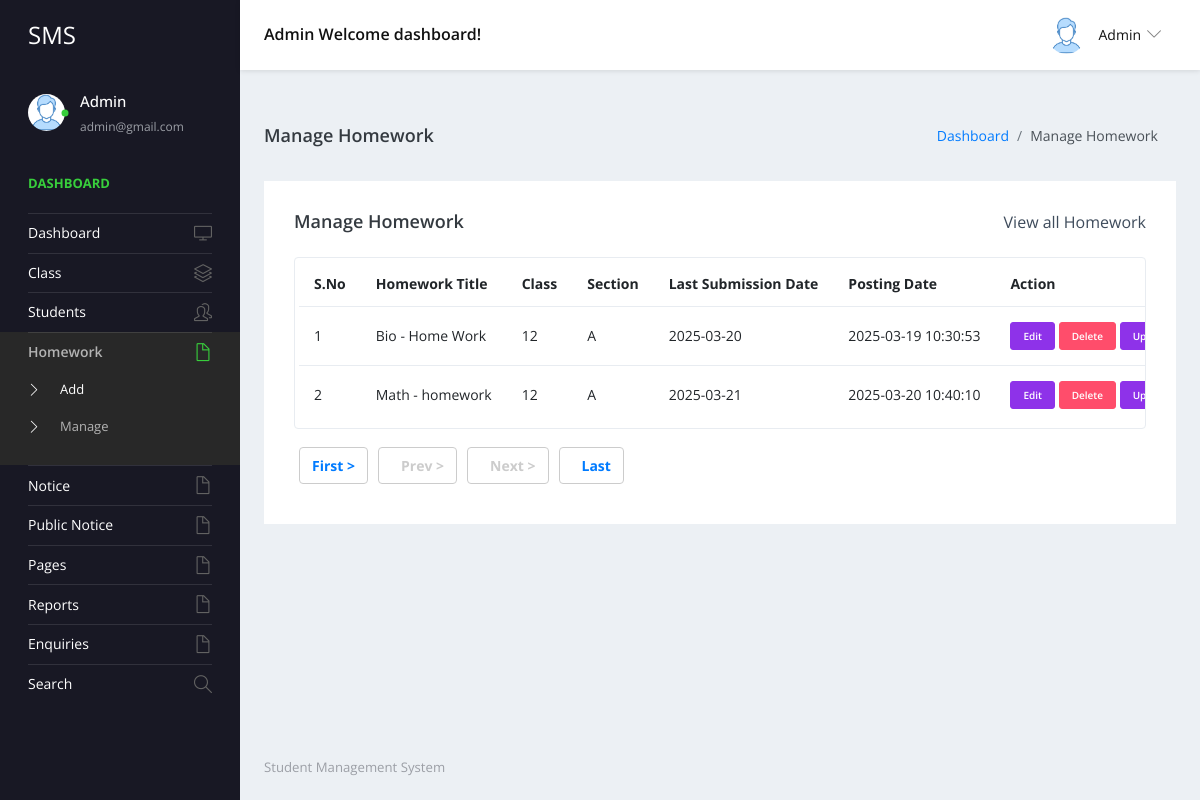
The page /admin/manage-homeworks.php (signed in) on the database its author committed.
### tables this page shows
CREATE TABLE `tblhomework` (
  `id` int(11) NOT NULL,
  `homeworkTitle` mediumtext DEFAULT NULL,
  `classId` int(11) DEFAULT NULL,
  `homeworkDescription` longtext DEFAULT NULL,
  `postingDate` timestamp NULL DEFAULT current_timestamp(),
  `lastDateofSubmission` date DEFAULT NULL
);

CREATE TABLE `tblclass` (
  `ID` int(5) NOT NULL,
  `ClassName` varchar(50) DEFAULT NULL,
  `Section` varchar(20) DEFAULT NULL,
  `CreationDate` timestamp NULL DEFAULT current_timestamp()
);

### admin/manage-homeworks.php (the view, shortened to what this page needs)
<?php
include('includes/dbconnection.php');
if (strlen($_SESSION['sturecmsaid']==0)) {
  header('location:logout.php');
  } else{
?>
<!DOCTYPE html>
<html lang="en">
  <head>
    <link rel="stylesheet" href="vendors/simple-line-icons/css/simple-line-icons.css">
    <link rel="stylesheet" href="vendors/flag-icon-css/css/flag-icon.min.css">
    <link rel="stylesheet" href="vendors/css/vendor.bundle.base.css">
    <link rel="stylesheet" href="./vendors/daterangepicker/daterangepicker.css">
    <link rel="stylesheet" href="./vendors/chartist/chartist.min.css">
    <link rel="stylesheet" href="./css/style.css">
  </head>
  <body>
    <div class="container-scroller">
     <?php include_once('includes/header.php');?>
      <div class="container-fluid page-body-wrapper">
        <?php include_once('includes/sidebar.php');?>
        <div class="main-panel">
          <div class="content-wrapper">
             <div class="page-header">
              <h3 class="page-title"> Manage Homework </h3>
              <nav aria-label="breadcrumb">
                <ol class="breadcrumb">
                  <li class="breadcrumb-item"><a href="dashboard.php">Dashboard</a></li>
                  <li class="breadcrumb-item active" aria-current="page"> Manage Homework</li>
                </ol>
              </nav>
            </div>
            <div class="row">
              <div class="col-md-12 grid-margin stretch-card">
                <div class="card">
                  <div class="card-body">
                    <div class="d-sm-flex align-items-center mb-4">
                      <h4 class="card-title mb-sm-0">Manage Homework</h4>
                      <a href="#" class="text-dark ml-auto mb-3 mb-sm-0"> View all Homework</a>
                    </div>
                    <div class="table-responsive border rounded p-1">
                      <table class="table">
                        <thead>
                          <tr>
                            <th class="font-weight-bold">S.No</th>
                            <th class="font-weight-bold">Homework Title</th>
                            <th class="font-weight-bold">Class</th>
                            <th class="font-weight-bold">Section</th>
                            <th class="font-weight-bold">Last Submission Date</th>
                            <th class="font-weight-bold">Posting Date</th>
                            <th class="font-weight-bold">Action</th>
                          </tr>
                        </thead>
                        <tbody>
                           <?php
                           if (isset($_GET['pageno'])) {
            $pageno = $_GET['pageno'];
        } else {
            $pageno = 1;
        }
        $no_of_records_per_page =15;
 if (isset($_GET['page_no']) && $_GET['page_no']!="") {
  $page_no = $_GET['page_no'];
  } else {
    $page_no = 1;
        }
  $total_records_per_page = 10;
    $offset = ($page_no-1) * $total_records_per_page;
       $ret = "SELECT ID FROM tblhomework";
$query1 = $dbh -> prepare($ret);
$query1->execute();
$total_rows=$query1->rowCount();
$total_pages = ceil($total_rows / $no_of_records_per_page);
$sql="SELECT tblclass.ID,tblclass.ClassName,tblclass.Section,tblhomework.homeworkTitle,tblhomework.postingDate,tblhomework.lastDateofSubmission,tblhomework.id as hwid from tblhomework join tblclass on tblclass.ID=tblhomework.classId LIMIT $offset, $no_of_records_per_page";
$query = $dbh -> prepare($sql);
$query->execute();
$results=$query->fetchAll(PDO::FETCH_OBJ);
$cnt=1;
if($query->rowCount() > 0)
{
foreach($results as $row)
{               ?>
                          <tr>
                            <td><?php echo htmlentities($cnt);?></td>
                            <td><?php  echo htmlentities($row->homeworkTitle);?></td>
                            <td><?php  echo htmlentities($row->ClassName);?></td>
                            <td><?php  echo htmlentities($row->Section);?></td>
                             <td><?php  echo htmlentities($row->lastDateofSubmission);?></td>
                            <td><?php  echo htmlentities($row->postingDate);?></td>
                            <td>
                              <div><a href="edit-homework.php?hwid=<?php echo htmlentities ($row->hwid);?>" class="btn btn-info btn-xs"  target="blank">Edit</a>
                                               <a href="manage-homeworks.php?delid=<?php echo ($row->hwid);?>" onclick="return confirm('Do you really want to Delete ?');" class="btn btn-danger btn-xs"> Delete</a>
<a href="uploaded-hw.php?hwid=<?php echo htmlentities ($row->hwid);?>" class="btn btn-info btn-xs"  target="blank">Uploaded HW</a>
                                             </div>
                            </td>
                          </tr><?php $cnt=$cnt+1;}} else {?>
                            <tr>
                              <th colspan="4" style="color:red;">No Record Found</th>
                            </tr>
                          <?php } ?>
                        </tbody>
                      </table>
                    </div>
                   <div align="left" class="mt-4">
    <ul class="pagination" >
        <li><a href="?pageno=1"><strong>First ></strong></a></li>
        <li class="<?php if($pageno <= 1){ echo 'disabled'; } ?>">
            <a href="<?php if($pageno <= 1){ echo '#'; } else { echo "?pageno=".($pageno - 1); } ?>"><strong style="padding-left: 10px">Prev ></strong></a>
        </li>
        <li class="<?php if($pageno >= $total_pages){ echo 'disabled'; } ?>">
            <a href="<?php if($pageno >= $total_pages){ echo '#'; } else { echo "?pageno=".($pageno + 1); } ?>"><strong style="padding-left: 10px">Next ></strong></a>
        </li>
        <li><a href="?pageno=<?php echo $total_pages; ?>"><strong style="padding-left: 10px">Last</strong></a></li>
    </ul>
</div>
                  </div>
                </div>
              </div>
            </div>
          </div>
         <?php include_once('includes/footer.php');?>
        </div>
      </div>
    </div>
  </body>
</html><?php }  ?>

### admin/includes/header.php (shortened to what this page needs)
 <nav class="navbar default-layout-navbar col-lg-12 col-12 p-0 fixed-top d-flex flex-row">
        <div class="navbar-brand-wrapper d-flex align-items-center">
          <a class="navbar-brand brand-logo" href="dashboard.php">
            <strong style="color: white;">SMS</strong>
          </a>
        </div><?php
         $aid= $_SESSION['sturecmsaid'];
$sql="SELECT * from tbladmin where ID=:aid";
$query = $dbh -> prepare($sql);
$query->bindParam(':aid',$aid,PDO::PARAM_STR);
$query->execute();
$results=$query->fetchAll(PDO::FETCH_OBJ);
$cnt=1;
if($query->rowCount() > 0)
{
foreach($results as $row)
{               ?>
        <div class="navbar-menu-wrapper d-flex align-items-center flex-grow-1">
          <h5 class="mb-0 font-weight-medium d-none d-lg-flex"><?php  echo htmlentities($row->AdminName);?> Welcome dashboard!</h5>
          <ul class="navbar-nav navbar-nav-right ml-auto">
            <li class="nav-item dropdown d-none d-xl-inline-flex user-dropdown">
              <a class="nav-link dropdown-toggle" id="UserDropdown" href="#" data-toggle="dropdown" aria-expanded="false">
                <img class="img-xs rounded-circle ml-2" src="images/faces/face8.jpg" alt="Profile image"> <span class="font-weight-normal"> <?php  echo htmlentities($row->AdminName);?> </span></a>
                <?php $cnt=$cnt+1;}} ?>
            </li>
          </ul>
        </div>
      </nav>

### admin/includes/sidebar.php (shortened to what this page needs)
<nav class="sidebar sidebar-offcanvas" id="sidebar">
          <ul class="nav">
            <li class="nav-item nav-profile">
              <a href="#" class="nav-link">
                <div class="profile-image">
                  <img class="img-xs rounded-circle" src="images/faces/face8.jpg" alt="profile image">
                  <div class="dot-indicator bg-success"></div>
                </div>
                <div class="text-wrapper">
                  <?php
         $aid= $_SESSION['sturecmsaid'];
$sql="SELECT * from tbladmin where ID=:aid";
$query = $dbh -> prepare($sql);
$query->bindParam(':aid',$aid,PDO::PARAM_STR);
$query->execute();
$results=$query->fetchAll(PDO::FETCH_OBJ);
$cnt=1;
if($query->rowCount() > 0)
{
foreach($results as $row)
{               ?>
                  <p class="profile-name"><?php  echo htmlentities($row->AdminName);?></p>
                  <p class="designation"><?php  echo htmlentities($row->Email);?></p><?php $cnt=$cnt+1;}} ?>
                </div>
              </a>
            </li>
            <li class="nav-item nav-category">
              <span class="nav-link">Dashboard</span>
            </li>
            <li class="nav-item">
              <a class="nav-link" href="dashboard.php">
                <span class="menu-title">Dashboard</span>
                <i class="icon-screen-desktop menu-icon"></i>
              </a>
            </li>
            <li class="nav-item">
              <a class="nav-link" data-toggle="collapse" href="#ui-basic" aria-expanded="false" aria-controls="ui-basic">
                <span class="menu-title">Class</span>
                <i class="icon-layers menu-icon"></i>
              </a>
            </li>
            <li class="nav-item">
              <a class="nav-link" data-toggle="collapse" href="#ui-basic1" aria-expanded="false" aria-controls="ui-basic1">
                <span class="menu-title">Students</span>
                <i class="icon-people menu-icon"></i>
              </a>
            </li>
 <li class="nav-item">
              <a class="nav-link" data-toggle="collapse" href="#hw" aria-expanded="false" aria-controls="hw">
                <span class="menu-title">Homework</span>
                <i class="icon-doc menu-icon"></i>
              </a>
              <div class="collapse" id="hw">
                <ul class="nav flex-column sub-menu">
                  <li class="nav-item"> <a class="nav-link" href="add-homework.php">Add </a></li>
                  <li class="nav-item"> <a class="nav-link" href="manage-homeworks.php">Manage</a></li>
                </ul>
              </div>
            </li>
            <li class="nav-item">
              <a class="nav-link" data-toggle="collapse" href="#auth" aria-expanded="false" aria-controls="auth">
                <span class="menu-title">Notice</span>
                <i class="icon-doc menu-icon"></i>
              </a>
            </li>
            <li class="nav-item">
              <a class="nav-link" data-toggle="collapse" href="#auth1" aria-expanded="false" aria-controls="auth">
                <span class="menu-title">Public Notice</span>
                <i class="icon-doc menu-icon"></i>
              </a>
              <li class="nav-item">
              <a class="nav-link" data-toggle="collapse" href="#auth2" aria-expanded="false" aria-controls="auth">
                <span class="menu-title">Pages</span>
                <i class="icon-doc menu-icon"></i>
              </a>
            </li>
      <li class="nav-item">
              <a class="nav-link" data-toggle="collapse" href="#auth22" aria-expanded="false" aria-controls="auth2">
                <span class="menu-title">Reports</span>
                <i class="icon-doc menu-icon"></i>
              </a>
            </li>
            <li class="nav-item">
              <a class="nav-link" data-toggle="collapse" href="#auth23" aria-expanded="false" aria-controls="auth2">
                <span class="menu-title">Enquiries</span>
                <i class="icon-doc menu-icon"></i>
              </a>
            </li>
            <li class="nav-item">
              <a class="nav-link" href="search.php">
                <span class="menu-title">Search</span>
                <i class="icon-magnifier menu-icon"></i>
              </a>
            </li>
            </li>
          </ul>
        </nav>

### rows shown on the page
tblhomework: homeworkTitle "Bio - Home Work", classId.ClassName "12", classId.Section "A", lastDateofSubmission "2025-03-20", postingDate "2025-03-19 10:30:53"
tblhomework: homeworkTitle "Math - homework", classId.ClassName "12", classId.Section "A", lastDateofSubmission "2025-03-21", postingDate "2025-03-20 10:40:10"

### other values the page prints
$row->AdminName "Admin"
$row->Email "admin@gmail.com"
